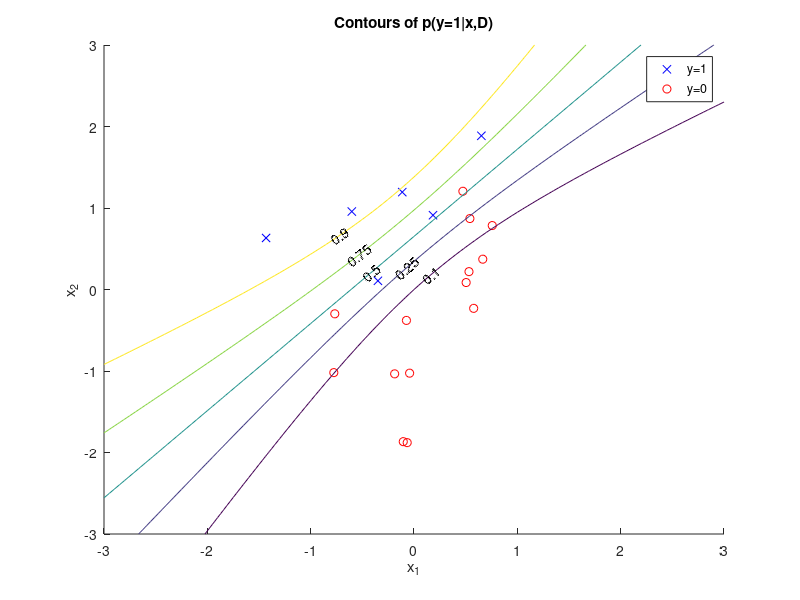

MATLAB code to generate this figure:
function svi_minimal()

% Generate synthetic dataset and note corresponding likelihood
randn('state', 0);
rand('state', 0);
D = 3;
ww = 5*randn(D, 1);
N = 20;
X = [randn(N, D-1), ones(N, 1)];
yy = rand(N, 1) < (1./(1 + exp(-X*ww)));
neg_log_like_grad = @(w) logreg_negLlike(w, X, yy);

% If you rerun the fitting with different seeds you'll see we don't
% get quite the same answer each time. I'd need to set the learning rate
% schedule better, and/or run for longer, to get better convergence.
randn('state', 2);
rand('state', 2);

% Simple stochastic steepest descent with decreasing learning rate.
% Here each update includes the whole dataset because the dataset is
% tiny. However, we still have stochastic updates, as each update
% uses a different random weight drawn from the current variational
% approximation to the posterior.
Lsigma_w = log(10); % Initialize prior width broader than it actually was. (We'll learn to fix that.)
mm = zeros(D, 1);
LL = zeros(D);
LL(1:(D+1):end) = Lsigma_w;
eta0 = 0.1;
tau = 0.1;
for ii = 1:10000
    eta = eta0/(1 + tau*eta0*ii);
    [J, mm_bar, LL_bar, Lsigma_w_bar] = svi_grad(mm, LL, Lsigma_w, neg_log_like_grad);
    mm = mm - eta*mm_bar;
    LL = LL - eta*LL_bar;
    Lsigma_w = Lsigma_w - eta*Lsigma_w_bar;
end

% Extract covariance of the variational posterior from its
% unconstrained parameterization.
L = LL;
L(1:(D+1):end) = exp(LL(1:(D+1):end));
V = L*L';

% Plot data:
clf; hold on;
plot(X(yy==1, 1), X(yy==1, 2), 'bx');
plot(X(yy==0, 1), X(yy==0, 2), 'ro');
legend({'y=1', 'y=0'});

% Overlay contour plot of approximate predictive distribution:
x_grid = -3:0.05:3;
[X1, X2] = meshgrid(x_grid, x_grid);
X_test = [X1(:), X2(:) ones(numel(X1),1)];
kappa = 1 ./ sqrt(1 + (pi/8)*sum((X_test*V).*X_test, 2));
p_test = 1./(1+exp(-(X_test*mm).*kappa));
P = reshape(p_test, size(X1));
[C, hh] = contour(X1, X2, P, [0.1,0.25,0.5,0.75,0.9]);
clabel(C, hh, 'LabelSpacing', 2000);
xlabel('x_1');
ylabel('x_2');
title('Contours of p(y=1|x,D)');


function [negLlike, ww_bar] = logreg_negLlike(ww, X, yy)
%LOGREG_NEGLLIKE negative log-likelihood and gradients of logistic regression
%
%     [negLlike, ww_bar] = logreg_negLlike(ww, X, yy)
%
% There's no separate bias term. So X needs augmenting with a constant column to
% include a bias.
%
% Inputs:
%          ww Dx1 
%           X NxD 
%          yy Nx1 
%
% Outputs:
%    negLlike 1x1 
%      ww_bar Dx1 

% Iain Murray, November 2016

% Force targets to be +/- 1
yy = 2*(yy==1) - 1;

% forward computation of error
sigma = 1./(1 + exp(-yy.*(X*ww)));
negLlike = -sum(log(sigma));

% reverse computation of gradients
ww_bar = X'*(yy.*(sigma - 1));


function [J, mm_bar, LL_bar, Lsigma_w_bar] = svi_grad(mm, LL, Lsigma_w, neg_log_like_grad)
%SVI_GRAD cost function and gradients for black-box stochastic variational inference
%
%     [J, mm_bar, LL_bar, Lsigma_w_bar] = svi_grad(mm, LL, Lsigma_w, neg_log_like_grad)
%
% Inputs:
%                    mm Dx1 mean of variational posterior
%                    LL DxD lower-triangular Cholesky decomposition of
%                           variational posterior, with diagonal log-transformed
%              Lsigma_w 1x1 log of prior standard deviation over weights
%     neg_log_like_grad @fn -ve log-likelihood of model and gradients wrt weights
%                           Could be an unbiased estimate based on a mini-batch,
%                           we only get unbiased estimates of cost and gradients anyway.
%
% Outputs:
%                     J 1x1 estimate of variational cost function = -ELBO
%                mm_bar Dx1 with derivatives wrt mm, ...
%                LL_bar DxD ...LL, ...
%          Lsigma_w_bar 1x1 ...and Lsigma_w

% Iain Murray, November 2016

% Unpack Cholesky factor of posterior covariance and prior variance
% from their unconstrained forms.
D = numel(mm);
L = tril(LL); L(1:(D+1):end) = exp(LL(1:(D+1):end));
sigma2_w = exp(2*Lsigma_w);

% The estimate of the variational cost function
J1 = -0.5*D - sum(diag(LL)); % - D/2*log(2*pi)
tmp = (L(:)'*L(:) + mm'*mm)/sigma2_w;
J2 = tmp/2 + D*Lsigma_w;   % + D/2*log(2*pi)
nu = randn(D, 1);
ww = mm + L*nu; % Using random weight
[J3, ww_bar] = neg_log_like_grad(ww);
J = J1 + J2 + J3;

% The derivatives
mm_bar = mm/sigma2_w + ww_bar;
L_bar = L/sigma2_w + tril(ww_bar*nu');
LL_bar = L_bar;
LL_bar(1:(D+1):end) = L_bar(1:(D+1):end) .* L(1:(D+1):end) - 1;
Lsigma_w_bar = D - tmp;

